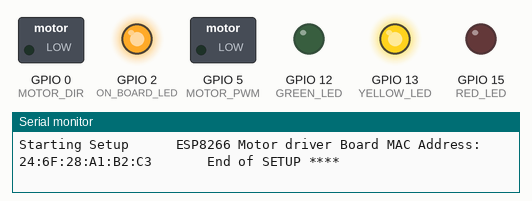
This program was run on a simulated ESP8266 (NodeMCU). Parts: switched loads named in the program (green lamp = pin HIGH), output pins drawn as LEDs (lit = HIGH), the last lines printed to the serial monitor.

Above: at 0.7 s.
At 5.3 s:
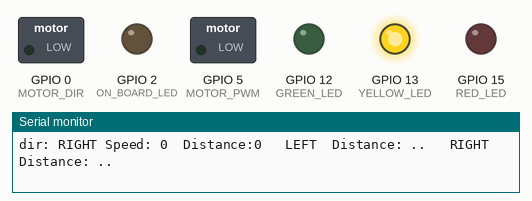
Timing chart, 0 to 7.0 s (numbered marks = the images above):
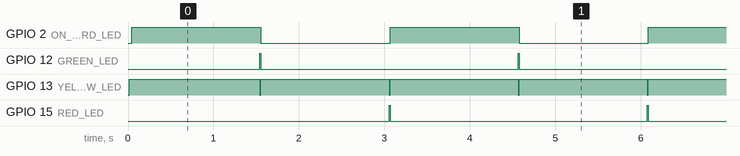

Measured:
- by itself, GPIO 2 (ON_BOARD_LED): alternates HIGH for 1.5 s and LOW for 1.5 s
- by itself, GPIO 12 (GREEN_LED), GPIO 15 (RED_LED): alternates HIGH for 0.01 s and LOW for 3.0 s
- by itself, GPIO 13 (YELLOW_LED): alternates HIGH for 1.5 s and LOW for 0.01 s

The program:

main.cpp
```cpp
// ESP8266 with motor shield
// info here: https://hackaday.io/project/8856-incubator-controller/log/29291-node-mcu-motor-shield
// and here: https://cdn.hackaday.io/files/8856378895104/user-mannual-for-esp-12e-motor-shield.pdf

#include<ESP8266WiFi.h>
#include<espnow.h>
#include<classes.cpp>

Sensor left_sensor;
Sensor right_sensor;
bool led_on = true;

struct __attribute__((packed)) dataPacket {
  int sensor_name;
  int sensor_dist;
};
dataPacket packet;

void OnDataRecv(uint8_t * mac, uint8_t *incomingData, uint8_t len) {
  memcpy(&packet, incomingData, sizeof(packet));

  if (packet.sensor_name==LEFT) {
    left_sensor.distance_read = packet.sensor_dist;
  }
  else {
    right_sensor.distance_read = packet.sensor_dist;
  }
  /*
  Serial.print("Received from sensor: ");
  Serial.print(packet.sensor_name);
  Serial.print("  distance: ");
  Serial.println(packet.sensor_dist);
  */
}  // of OnDataRecv function


Motor train_motor;
int last_good_dist=IN_RANGE;

void slow_down();
void increase_speed();
void decrease_speed();

// ******************* SETUP ***************/
void setup()
{
  Serial.begin(9600);
  Serial.print("");
  Serial.print("Starting Setup      ");
   Serial.print("ESP8266 Motor driver Board MAC Address:  ");
  Serial.print(WiFi.macAddress());

  pinMode(MOTOR_DIR   , OUTPUT);
  pinMode(MOTOR_PWM   , OUTPUT);
  pinMode(ON_BOARD_LED, OUTPUT);
  pinMode(GREEN_LED, OUTPUT);
  pinMode(YELLOW_LED, OUTPUT);
  pinMode(RED_LED, OUTPUT);

  // start with LEDs on, to make sure it works well
  digitalWrite(GREEN_LED, HIGH);
  digitalWrite(YELLOW_LED,HIGH);
  digitalWrite(RED_LED,   HIGH);

  // Set device as a Wi-Fi Station
  WiFi.mode(WIFI_STA);

  // Init ESP-NOW
  if (esp_now_init() != 0) {
    Serial.println("    Error initializing ESP-NOW");
    return;
  }

  // Once ESPNow is successfully Init, register it for recv CB to
  // get recv packer info
  esp_now_set_self_role(ESP_NOW_ROLE_SLAVE);
  esp_now_register_recv_cb(OnDataRecv);


  train_motor.stop(); // make sure it is stopped

  Serial.println("       End of SETUP ****");
}


// ******************* LOOP ***************/
// ****************************************/

void loop()
{
  if (led_on) {
  digitalWrite(ON_BOARD_LED, HIGH);
  led_on=false;
  }
  else {
    digitalWrite(ON_BOARD_LED, LOW);
    led_on=true;
  }
  if (RIGHT == train_motor.direction)
    {
      train_motor.distance = right_sensor.distance_read;
      //Serial.print("R>> ");
    }
  else
    {
      train_motor.distance = left_sensor.distance_read;
      //Serial.print("L>> ");
    }

  if (777 == train_motor.distance) {
    // 777 means no reading
    train_motor.distance = 0; // make the train stop, since no reading
  }


  train_motor.move_on();  // decides what to do next (stop/keep going / change direction)


  if (DEBUG_MODE) {
    String msg;
    msg.concat("dir: ");
    //Serial.print("dir: ");
    if (train_motor.direction==LEFT) {
      msg.concat("LEFT  ");
      //Serial.print("LEFT ");
    }
    else{
      msg.concat("RIGHT ");
      //Serial.print("RIGHT");
    }

    msg.concat("Speed: ");
    msg.concat(train_motor.speed);
    msg.concat("  Distance:");
    msg.concat(train_motor.distance);
    msg.concat("   LEFT  Distance: ");
    if (left_sensor.distance_read==777)
      msg.concat("..");
    else
      msg.concat(left_sensor.distance_read);
    msg.concat("   RIGHT Distance: ");
    if (right_sensor.distance_read==777)
      msg.concat("..");
    else
      msg.concat(right_sensor.distance_read);
    Serial.println(msg);
  } // of IF debug
  //delay(SAMPLE_TIME);

}
// *****************************************
// **************** END LOOP ***************
// *****************************************
```

classes.cpp
```cpp
#include<headers.h>
#include<ESP8266WiFi.h>

class Motor {
  public:
  int speed = 0; // in work, to use as the speed of the train instead of global variable
  int direction = LEFT;
  int distance = 0;
  int left_distance  = 777;
  int right_distance = 777;
  int bad_reads_cnt = 0;
  int bad_reads_in_a_row = 0;
  int good_reads_cnt = 0;
  int dist_buffer[DIST_BUFF_SIZE];

  void init() {
/*
    for (int i=0;i<DIST_BUFF_SIZE;i++) {
      dist_buffer[i]=  JUNK_VAL;
    }
    */
  } // of INIT routine

/*
  String debug_msg() {
    // TBD. not to use here !!!
    // need to replace the Straing return value - not a good idea.
    String msg;
    msg.concat("dir: ");
    //Serial.print("dir: ");
    if (direction==LEFT) {
      msg.concat("LEFT  ");
      //Serial.print("LEFT ");
    }
    else{
      msg.concat("RIGHT ");
      //Serial.print("RIGHT");
    }

    msg.concat("Speed: ");
    msg.concat(speed);
    msg.concat("  Distance:");
    msg.concat(distance);
    msg.concat("   LEFT  Distance: ");
    msg.concat(left_distance);
    msg.concat("   RIGHT Distance: ");
    msg.concat(right_distance);
    return msg;
  }
*/


  void Go ( int _direction, int _speed) {
    if (LEFT == _direction) {
      Go_left(_speed);
    }
    else {
      Go_right(_speed);
    }
   } // of GO routine


    void Go_left ( int _speed_) {
      digitalWrite(MOTOR_DIR, LEFT_DIR);
      analogWrite(MOTOR_PWM, _speed_);
    } // of GO LEFT routine


    void Go_right ( int _speed_) {
      digitalWrite(MOTOR_DIR, RIGHT_DIR);
      analogWrite(MOTOR_PWM, _speed_);
    } // of GO RIGHT routine


    void stop () {
      speed = ZERO;
      analogWrite(MOTOR_PWM,  ZERO);
      digitalWrite(GREEN_LED, LOW );
      digitalWrite(YELLOW_LED,HIGH);
      digitalWrite(RED_LED,   LOW );
    } // of STOP routine


    // ****************** increase_speed **********************
    void increase_speed() {

      if (fixed_speed) {
        speed = MAX_SPEED;
        return; // speed is not changing
      }

      // speed is not fixed

      speed += SPEED_INC;
      if (speed > MAX_SPEED)
        speed = MAX_SPEED;
    }
    // ****************** decrease_speed **********************
    void decrease_speed() {
      if (fixed_speed) {
        speed = MAX_SPEED;
        return; // speed is not changing
      }


      speed -= SPEED_INC;
      if (speed < MIN_SPEED)
        speed = MIN_SPEED;
    }

// ****************** SLOW_DOWN **********************
void slow_down() {
  if (fixed_speed)
    return; // speed is not changing

  speed = MIN_SPEED;
} // of SLOW DOWN


    void calc_speed() {
      if (distance < 2)
      {
        bad_reads_cnt += 1;
        bad_reads_in_a_row +=1;
        return; // bad read
      }
      // read is good
      bad_reads_in_a_row = 0;
      good_reads_cnt += 1;
      if (distance > 100) {
        distance=101;
      }
      /*
      for (int i=DIST_BUFF_SIZE-1;i>=1;i--) {
        dist_buffer[i] = dist_buffer[i-1];
      }
      dist_buffer[0] = distance;
      */
    } // of CALC SPEED routine

    void move_on() {
      // here we actually move the train, or stop it in the stattion
      if (distance < VERY_CLOSE )
      {
        stop(); // change output pins to stop the train
        speed = ZERO;
        delay(TIME_IN_STATION);

        if (direction == LEFT) {
          direction = RIGHT;
          digitalWrite(GREEN_LED, HIGH );
          digitalWrite(YELLOW_LED,LOW  );
          digitalWrite(RED_LED,   LOW );

        }
        else {
          direction = LEFT;
          digitalWrite(GREEN_LED, LOW );
          digitalWrite(YELLOW_LED,LOW );
          digitalWrite(RED_LED,   HIGH );

        }
        return;
      } // of IF

      if (distance < CLOSE ) {
        slow_down();
        Go(direction, speed);
        return;
      }

    if (distance < IN_RANGE )
      {
        decrease_speed();
        Go(direction, speed);
        return;
      }

    increase_speed();
    //Serial.print("speed: ");
    //Serial.println(speed);
    Go(direction, speed);
    return;
    } // of move_on

};  // of Motor class


class Sensor {
  public:
    int distance_read = 777;
    void Turn_led_ON ( int _side, int _led) {
      // transmit to LED on the slected side
      } // of Turn_led_ON

    void Turn_leds_OFF ( int _side) {
      // was transmit to selected device about leds
      } // of Turn_led_OFF
}; // of Sensor class
```

headers.h
```cpp
#define MOTOR_PWM       5   // D1   PWM pin: between 0 - 1023 analog, or 0 off 1 full speed digital
#define MOTOR_DIR       0   // D3   0 forward. 1 backward
#define ON_BOARD_LED    2   //D4 Or GPIO-2 of nodemcu ESP8266
#define GREEN_LED       12  //D6 Or GPIO-2 of nodemcu ESP8266
#define YELLOW_LED      13  //D7 Or GPIO-2 of nodemcu ESP8266
#define RED_LED         15  //D8 Or GPIO-2 of nodemcu ESP8266

const int JUNK_VAL = 7777;
const int DIST_BUFF_SIZE = 20;
const int VERY_CLOSE = 23;
const int CLOSE = 23;
const int IN_RANGE = 40;
const int MIN_SPEED = 120; // was 120
const int MAX_SPEED = 1023; // MAX is 1023
const int SPEED_INC = 50;
const int TIME_IN_STATION = 1500;
const int SAMPLE_TIME = 200; // time for loop to wait between each cycle


const int LEFT  = 0;
const int RIGHT = 1;
const int ZERO  = 0;
const int LEFT_DIR  = 1; // it should have been like LEFT & RIGHT, but sto match the  real engine direction.
const int RIGHT_DIR = 0;

const bool fixed_speed = false; // True: speed is fixed or stopped. False: speed changes (slower or faster)
const bool DEBUG_MODE = true; // when true, printing debug statemens
```
